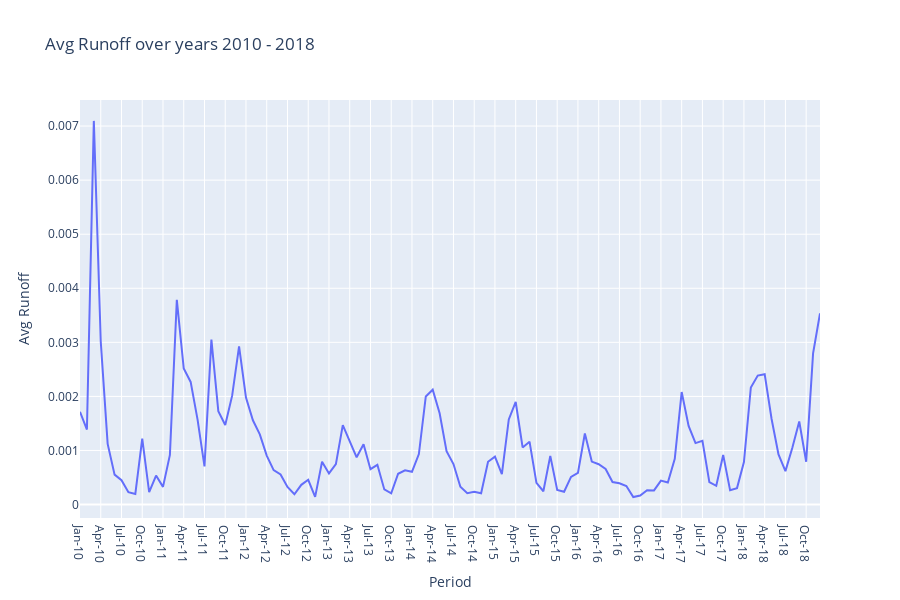

Notebook cell for this chart:
### Code cell
# Runoff over years 2010 - 2018

fig = px.line(df_grp1, x="Period", y="Avg Runoff", title="Avg Runoff over years 2010 - 2018")
fig.show()

### Figure 1 — Plotly figure (JSON) as saved in the notebook; plotly's stock layout.template omitted (floating-point values rounded to 4 significant figures)
{"data": [{"hoverlabel": {"namelength": 0}, "hovertemplate": "Period=%{x}<br>Avg Runoff=%{y}", "legendgroup": "", "line": {"color": "#636efa", "dash": "solid"}, "mode": "lines", "name": "", "showlegend": false, "type": "scatter", "x": ["Jan-10", "Feb-10", "Mar-10", "Apr-10", "May-10", "Jun-10", "Jul-10", "Aug-10", "Sep-10", "Oct-10", "Nov-10", "Dec-10", "Jan-11", "Feb-11", "Mar-11", "Apr-11", "May-11", "Jun-11", "Jul-11", "Aug-11", "Sep-11", "Oct-11", "Nov-11", "Dec-11", "Jan-12", "Feb-12", "Mar-12", "Apr-12", "May-12", "Jun-12", "Jul-12", "Aug-12", "Sep-12", "Oct-12", "Nov-12", "Dec-12", "Jan-13", "Feb-13", "Mar-13", "Apr-13", "May-13", "Jun-13", "Jul-13", "Aug-13", "Sep-13", "Oct-13", "Nov-13", "Dec-13", "Jan-14", "Feb-14", "Mar-14", "Apr-14", "May-14", "Jun-14", "Jul-14", "Aug-14", "Sep-14", "Oct-14", "Nov-14", "Dec-14", "Jan-15", "Feb-15", "Mar-15", "Apr-15", "May-15", "Jun-15", "Jul-15", "Aug-15", "Sep-15", "Oct-15", "Nov-15", "Dec-15", "Jan-16", "Feb-16", "Mar-16", "Apr-16", "May-16", "Jun-16", "Jul-16", "Aug-16", "Sep-16", "Oct-16", "Nov-16", "Dec-16", "Jan-17", "Feb-17", "Mar-17", "Apr-17", "May-17", "Jun-17", "Jul-17", "Aug-17", "Sep-17", "Oct-17", "Nov-17", "Dec-17", "Jan-18", "Feb-18", "Mar-18", "Apr-18", "May-18", "Jun-18", "Jul-18", "Aug-18", "Sep-18", "Oct-18", "Nov-18", "Dec-18"], "xaxis": "x", "y": [0.001716, 0.001387, 0.007096, 0.003014, 0.001123, 0.0005538, 0.0004491, 0.0002288, 0.0001963, 0.001218, 0.0002297, 0.0005356, 0.0003267, 0.0009191, 0.003787, 0.002515, 0.002268, 0.001571, 0.0007066, 0.003051, 0.001727, 0.001472, 0.002014, 0.002924, 0.001978, 0.001558, 0.001297, 0.0009053, 0.0006371, 0.0005566, 0.0003241, 0.0001897, 0.0003645, 0.0004575, 0.0001429, 0.0007905, 0.0005761, 0.0007463, 0.001468, 0.001176, 0.0008731, 0.001114, 0.0006535, 0.0007341, 0.0002798, 0.0002077, 0.0005696, 0.0006318, 0.0006051, 0.0009341, 0.001999, 0.002124, 0.001689, 0.0009863, 0.0007489, 0.0003297, 0.0002111, 0.000236, 0.000208, 0.0007921, 0.0008861, 0.000564, 0.001573, 0.001897, 0.001056, 0.001162, 0.0004019, 0.0002459, 0.0009002, 0.0002692, 0.000237, 0.0005109, 0.0005869, 0.001314, 0.0007942, 0.0007464, 0.0006585, 0.0004153, 0.0003939, 0.000343, 0.0001377, 0.0001661, 0.0002655, 0.0002618, 0.0004434, 0.0004074, 0.0008461, 0.002081, 0.001454, 0.001136, 0.001179, 0.0004161, 0.0003474, 0.000918, 0.0002646, 0.0003044, 0.0007873, 0.002165, 0.002385, 0.002411, 0.001582, 0.0009272, 0.0006184, 0.001051, 0.001535, 0.0007919, 0.002795, 0.003536], "yaxis": "y"}], "layout": {"height": 600, "legend": {"tracegroupgap": 0}, "title": {"text": "Avg Runoff over years 2010 - 2018"}, "xaxis": {"anchor": "y", "domain": [0, 1], "title": {"text": "Period"}}, "yaxis": {"anchor": "x", "domain": [0, 1], "title": {"text": "Avg Runoff"}}}}
